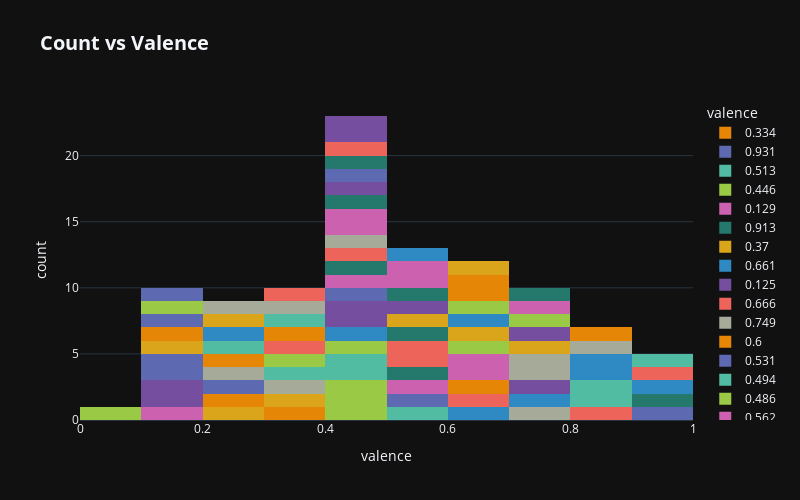

Notebook code cell kept with this figure:
### Code cell
Features_copy = Features.copy()
Features_copy['valence'] = \
    Features_copy['valence'].fillna('Null')

fig=px.histogram(Features_copy,
                 x = 'valence',
                 color = 'valence',
                 title="<b>Count vs Valence",
                 color_discrete_sequence=px.colors.qualitative.Vivid,
                 width=800, height=500)
fig.update_layout(template="plotly_dark")
fig.update_layout(title_font_size=20)
fig.show()

### Figure 1 — Plotly figure (JSON) as saved in the notebook; plotly's stock layout.template omitted (floating-point values rounded to 4 significant figures)
{"data": [{"alignmentgroup": "True", "bingroup": "x", "hovertemplate": "valence=%{x}<br>count=%{y}<extra></extra>", "legendgroup": "0.334", "marker": {"color": "rgb(229, 134, 6)", "pattern": {"shape": ""}}, "name": "0.334", "offsetgroup": "0.334", "orientation": "v", "showlegend": true, "type": "histogram", "x": [0.334], "xaxis": "x", "yaxis": "y"}, {"alignmentgroup": "True", "bingroup": "x", "hovertemplate": "valence=%{x}<br>count=%{y}<extra></extra>", "legendgroup": "0.931", "marker": {"color": "rgb(93, 105, 177)", "pattern": {"shape": ""}}, "name": "0.931", "offsetgroup": "0.931", "orientation": "v", "showlegend": true, "type": "histogram", "x": [0.931], "xaxis": "x", "yaxis": "y"}, {"alignmentgroup": "True", "bingroup": "x", "hovertemplate": "valence=%{x}<br>count=%{y}<extra></extra>", "legendgroup": "0.513", "marker": {"color": "rgb(82, 188, 163)", "pattern": {"shape": ""}}, "name": "0.513", "offsetgroup": "0.513", "orientation": "v", "showlegend": true, "type": "histogram", "x": [0.513], "xaxis": "x", "yaxis": "y"}, {"alignmentgroup": "True", "bingroup": "x", "hovertemplate": "valence=%{x}<br>count=%{y}<extra></extra>", "legendgroup": "0.446", "marker": {"color": "rgb(153, 201, 69)", "pattern": {"shape": ""}}, "name": "0.446", "offsetgroup": "0.446", "orientation": "v", "showlegend": true, "type": "histogram", "x": [0.446, 0.446, 0.446], "xaxis": "x", "yaxis": "y"}, {"alignmentgroup": "True", "bingroup": "x", "hovertemplate": "valence=%{x}<br>count=%{y}<extra></extra>", "legendgroup": "0.129", "marker": {"color": "rgb(204, 97, 176)", "pattern": {"shape": ""}}, "name": "0.129", "offsetgroup": "0.129", "orientation": "v", "showlegend": true, "type": "histogram", "x": [0.129], "xaxis": "x", "yaxis": "y"}, {"alignmentgroup": "True", "bingroup": "x", "hovertemplate": "valence=%{x}<br>count=%{y}<extra></extra>", "legendgroup": "0.913", "marker": {"color": "rgb(36, 121, 108)", "pattern": {"shape": ""}}, "name": "0.913", "offsetgroup": "0.913", "orientation": "v", "showlegend": true, "type": "histogram", "x": [0.913], "xaxis": "x", "yaxis": "y"}, {"alignmentgroup": "True", "bingroup": "x", "hovertemplate": "valence=%{x}<br>count=%{y}<extra></extra>", "legendgroup": "0.37", "marker": {"color": "rgb(218, 165, 27)", "pattern": {"shape": ""}}, "name": "0.37", "offsetgroup": "0.37", "orientation": "v", "showlegend": true, "type": "histogram", "x": [0.37], "xaxis": "x", "yaxis": "y"}, {"alignmentgroup": "True", "bingroup": "x", "hovertemplate": "valence=%{x}<br>count=%{y}<extra></extra>", "legendgroup": "0.661", "marker": {"color": "rgb(47, 138, 196)", "pattern": {"shape": ""}}, "name": "0.661", "offsetgroup": "0.661", "orientation": "v", "showlegend": true, "type": "histogram", "x": [0.661], "xaxis": "x", "yaxis": "y"}, {"alignmentgroup": "True", "bingroup": "x", "hovertemplate": "valence=%{x}<br>count=%{y}<extra></extra>", "legendgroup": "0.125", "marker": {"color": "rgb(118, 78, 159)", "pattern": {"shape": ""}}, "name": "0.125", "offsetgroup": "0.125", "orientation": "v", "showlegend": true, "type": "histogram", "x": [0.125], "xaxis": "x", "yaxis": "y"}, {"alignmentgroup": "True", "bingroup": "x", "hovertemplate": "valence=%{x}<br>count=%{y}<extra></extra>", "legendgroup": "0.666", "marker": {"color": "rgb(237, 100, 90)", "pattern": {"shape": ""}}, "name": "0.666", "offsetgroup": "0.666", "orientation": "v", "showlegend": true, "type": "histogram", "x": [0.666], "xaxis": "x", "yaxis": "y"}, {"alignmentgroup": "True", "bingroup": "x", "hovertemplate": "valence=%{x}<br>count=%{y}<extra></extra>", "legendgroup": "0.749", "marker": {"color": "rgb(165, 170, 153)", "pattern": {"shape": ""}}, "name": "0.749", "offsetgroup": "0.749", "orientation": "v", "showlegend": true, "type": "histogram", "x": [0.749], "xaxis": "x", "yaxis": "y"}, {"alignmentgroup": "True", "bingroup": "x", "hovertemplate": "valence=%{x}<br>count=%{y}<extra></extra>", "legendgroup": "0.6", "marker": {"color": "rgb(229, 134, 6)", "pattern": {"shape": ""}}, "name": "0.6", "offsetgroup": "0.6", "orientation": "v", "showlegend": true, "type": "histogram", "x": [0.6], "xaxis": "x", "yaxis": "y"}, {"alignmentgroup": "True", "bingroup": "x", "hovertemplate": "valence=%{x}<br>count=%{y}<extra></extra>", "legendgroup": "0.531", "marker": {"color": "rgb(93, 105, 177)", "pattern": {"shape": ""}}, "name": "0.531", "offsetgroup": "0.531", "orientation": "v", "showlegend": true, "type": "histogram", "x": [0.531], "xaxis": "x", "yaxis": "y"}, {"alignmentgroup": "True", "bingroup": "x", "hovertemplate": "valence=%{x}<br>count=%{y}<extra></extra>", "legendgroup": "0.494", "marker": {"color": "rgb(82, 188, 163)", "pattern": {"shape": ""}}, "name": "0.494", "offsetgroup": "0.494", "orientation": "v", "showlegend": true, "type": "histogram", "x": [0.494, 0.494], "xaxis": "x", "yaxis": "y"}, {"alignmentgroup": "True", "bingroup": "x", "hovertemplate": "valence=%{x}<br>count=%{y}<extra></extra>", "legendgroup": "0.486", "marker": {"color": "rgb(153, 201, 69)", "pattern": {"shape": ""}}, "name": "0.486", "offsetgroup": "0.486", "orientation": "v", "showlegend": true, "type": "histogram", "x": [0.486], "xaxis": "x", "yaxis": "y"}, {"alignmentgroup": "True", "bingroup": "x", "hovertemplate": "valence=%{x}<br>count=%{y}<extra></extra>", "legendgroup": "0.562", "marker": {"color": "rgb(204, 97, 176)", "pattern": {"shape": ""}}, "name": "0.562", "offsetgroup": "0.562", "orientation": "v", "showlegend": true, "type": "histogram", "x": [0.562], "xaxis": "x", "yaxis": "y"}, {"alignmentgroup": "True", "bingroup": "x", "hovertemplate": "valence=%{x}<br>count=%{y}<extra></extra>", "legendgroup": "0.591", "marker": {"color": "rgb(36, 121, 108)", "pattern": {"shape": ""}}, "name": "0.591", "offsetgroup": "0.591", "orientation": "v", "showlegend": true, "type": "histogram", "x": [0.591], "xaxis": "x", "yaxis": "y"}, {"alignmentgroup": "True", "bingroup": "x", "hovertemplate": "valence=%{x}<br>count=%{y}<extra></extra>", "legendgroup": "0.218", "marker": {"color": "rgb(218, 165, 27)", "pattern": {"shape": ""}}, "name": "0.218", "offsetgroup": "0.218", "orientation": "v", "showlegend": true, "type": "histogram", "x": [0.218], "xaxis": "x", "yaxis": "y"}, {"alignmentgroup": "True", "bingroup": "x", "hovertemplate": "valence=%{x}<br>count=%{y}<extra></extra>", "legendgroup": "0.707", "marker": {"color": "rgb(47, 138, 196)", "pattern": {"shape": ""}}, "name": "0.707", "offsetgroup": "0.707", "orientation": "v", "showlegend": true, "type": "histogram", "x": [0.707], "xaxis": "x", "yaxis": "y"}, {"alignmentgroup": "True", "bingroup": "x", "hovertemplate": "valence=%{x}<br>count=%{y}<extra></extra>", "legendgroup": "0.12", "marker": {"color": "rgb(118, 78, 159)", "pattern": {"shape": ""}}, "name": "0.12", "offsetgroup": "0.12", "orientation": "v", "showlegend": true, "type": "histogram", "x": [0.12], "xaxis": "x", "yaxis": "y"}, {"alignmentgroup": "True", "bingroup": "x", "hovertemplate": "valence=%{x}<br>count=%{y}<extra></extra>", "legendgroup": "0.557", "marker": {"color": "rgb(237, 100, 90)", "pattern": {"shape": ""}}, "name": "0.557", "offsetgroup": "0.557", "orientation": "v", "showlegend": true, "type": "histogram", "x": [0.557, 0.557], "xaxis": "x", "yaxis": "y"}, {"alignmentgroup": "True", "bingroup": "x", "hovertemplate": "valence=%{x}<br>count=%{y}<extra></extra>", "legendgroup": "0.357", "marker": {"color": "rgb(165, 170, 153)", "pattern": {"shape": ""}}, "name": "0.357", "offsetgroup": "0.357", "orientation": "v", "showlegend": true, "type": "histogram", "x": [0.357], "xaxis": "x", "yaxis": "y"}, {"alignmentgroup": "True", "bingroup": "x", "hovertemplate": "valence=%{x}<br>count=%{y}<extra></extra>", "legendgroup": "0.22", "marker": {"color": "rgb(229, 134, 6)", "pattern": {"shape": ""}}, "name": "0.22", "offsetgroup": "0.22", "orientation": "v", "showlegend": true, "type": "histogram", "x": [0.22], "xaxis": "x", "yaxis": "y"}, {"alignmentgroup": "True", "bingroup": "x", "hovertemplate": "valence=%{x}<br>count=%{y}<extra></extra>", "legendgroup": "0.228", "marker": {"color": "rgb(93, 105, 177)", "pattern": {"shape": ""}}, "name": "0.228", "offsetgroup": "0.228", "orientation": "v", "showlegend": true, "type": "histogram", "x": [0.228], "xaxis": "x", "yaxis": "y"}, {"alignmentgroup": "True", "bingroup": "x", "hovertemplate": "valence=%{x}<br>count=%{y}<extra></extra>", "legendgroup": "0.398", "marker": {"color": "rgb(82, 188, 163)", "pattern": {"shape": ""}}, "name": "0.398", "offsetgroup": "0.398", "orientation": "v", "showlegend": true, "type": "histogram", "x": [0.398], "xaxis": "x", "yaxis": "y"}, {"alignmentgroup": "True", "bingroup": "x", "hovertemplate": "valence=%{x}<br>count=%{y}<extra></extra>", "legendgroup": "0.323", "marker": {"color": "rgb(153, 201, 69)", "pattern": {"shape": ""}}, "name": "0.323", "offsetgroup": "0.323", "orientation": "v", "showlegend": true, "type": "histogram", "x": [0.323], "xaxis": "x", "yaxis": "y"}, {"alignmentgroup": "True", "bingroup": "x", "hovertemplate": "valence=%{x}<br>count=%{y}<extra></extra>", "legendgroup": "0.662", "marker": {"color": "rgb(204, 97, 176)", "pattern": {"shape": ""}}, "name": "0.662", "offsetgroup": "0.662", "orientation": "v", "showlegend": true, "type": "histogram", "x": [0.662, 0.662], "xaxis": "x", "yaxis": "y"}, {"alignmentgroup": "True", "bingroup": "x", "hovertemplate": "valence=%{x}<br>count=%{y}<extra></extra>", "legendgroup": "0.515", "marker": {"color": "rgb(36, 121, 108)", "pattern": {"shape": ""}}, "name": "0.515", "offsetgroup": "0.515", "orientation": "v", "showlegend": true, "type": "histogram", "x": [0.515], "xaxis": "x", "yaxis": "y"}, {"alignmentgroup": "True", "bingroup": "x", "hovertemplate": "valence=%{x}<br>count=%{y}<extra></extra>", "legendgroup": "0.553", "marker": {"color": "rgb(218, 165, 27)", "pattern": {"shape": ""}}, "name": "0.553", "offsetgroup": "0.553", "orientation": "v", "showlegend": true, "type": "histogram", "x": [0.553], "xaxis": "x", "yaxis": "y"}, {"alignmentgroup": "True", "bingroup": "x", "hovertemplate": "valence=%{x}<br>count=%{y}<extra></extra>", "legendgroup": "0.473", "marker": {"color": "rgb(47, 138, 196)", "pattern": {"shape": ""}}, "name": "0.473", "offsetgroup": "0.473", "orientation": "v", "showlegend": true, "type": "histogram", "x": [0.473], "xaxis": "x", "yaxis": "y"}, {"alignmentgroup": "True", "bingroup": "x", "hovertemplate": "valence=%{x}<br>count=%{y}<extra></extra>", "legendgroup": "0.437", "marker": {"color": "rgb(118, 78, 159)", "pattern": {"shape": ""}}, "name": "0.437", "offsetgroup": "0.437", "orientation": "v", "showlegend": true, "type": "histogram", "x": [0.437, 0.437], "xaxis": "x", "yaxis": "y"}, {"alignmentgroup": "True", "bingroup": "x", "hovertemplate": "valence=%{x}<br>count=%{y}<extra></extra>", "legendgroup": "0.331", "marker": {"color": "rgb(237, 100, 90)", "pattern": {"shape": ""}}, "name": "0.331", "offsetgroup": "0.331", "orientation": "v", "showlegend": true, "type": "histogram", "x": [0.331], "xaxis": "x", "yaxis": "y"}, {"alignmentgroup": "True", "bingroup": "x", "hovertemplate": "valence=%{x}<br>count=%{y}<extra></extra>", "legendgroup": "0.259", "marker": {"color": "rgb(165, 170, 153)", "pattern": {"shape": ""}}, "name": "0.259", "offsetgroup": "0.259", "orientation": "v", "showlegend": true, "type": "histogram", "x": [0.259], "xaxis": "x", "yaxis": "y"}, {"alignmentgroup": "True", "bingroup": "x", "hovertemplate": "valence=%{x}<br>count=%{y}<extra></extra>", "legendgroup": "0.327", "marker": {"color": "rgb(229, 134, 6)", "pattern": {"shape": ""}}, "name": "0.327", "offsetgroup": "0.327", "orientation": "v", "showlegend": true, "type": "histogram", "x": [0.327], "xaxis": "x", "yaxis": "y"}, {"alignmentgroup": "True", "bingroup": "x", "hovertemplate": "valence=%{x}<br>count=%{y}<extra></extra>", "legendgroup": "0.43", "marker": {"color": "rgb(93, 105, 177)", "pattern": {"shape": ""}}, "name": "0.43", "offsetgroup": "0.43", "orientation": "v", "showlegend": true, "type": "histogram", "x": [0.43], "xaxis": "x", "yaxis": "y"}, {"alignmentgroup": "True", "bingroup": "x", "hovertemplate": "valence=%{x}<br>count=%{y}<extra></extra>", "legendgroup": "0.394", "marker": {"color": "rgb(82, 188, 163)", "pattern": {"shape": ""}}, "name": "0.394", "offsetgroup": "0.394", "orientation": "v", "showlegend": true, "type": "histogram", "x": [0.394], "xaxis": "x", "yaxis": "y"}, {"alignmentgroup": "True", "bingroup": "x", "hovertemplate": "valence=%{x}<br>count=%{y}<extra></extra>", "legendgroup": "0.648", "marker": {"color": "rgb(153, 201, 69)", "pattern": {"shape": ""}}, "name": "0.648", "offsetgroup": "0.648", "orientation": "v", "showlegend": true, "type": "histogram", "x": [0.648], "xaxis": "x", "yaxis": "y"}, {"alignmentgroup": "True", "bingroup": "x", "hovertemplate": "valence=%{x}<br>count=%{y}<extra></extra>", "legendgroup": "0.401", "marker": {"color": "rgb(204, 97, 176)", "pattern": {"shape": ""}}, "name": "0.401", "offsetgroup": "0.401", "orientation": "v", "showlegend": true, "type": "histogram", "x": [0.401], "xaxis": "x", "yaxis": "y"}, {"alignmentgroup": "True", "bingroup": "x", "hovertemplate": "valence=%{x}<br>count=%{y}<extra></extra>", "legendgroup": "0.477", "marker": {"color": "rgb(36, 121, 108)", "pattern": {"shape": ""}}, "name": "0.477", "offsetgroup": "0.477", "orientation": "v", "showlegend": true, "type": "histogram", "x": [0.477], "xaxis": "x", "yaxis": "y"}, {"alignmentgroup": "True", "bingroup": "x", "hovertemplate": "valence=%{x}<br>count=%{y}<extra></extra>", "legendgroup": "0.608", "marker": {"color": "rgb(218, 165, 27)", "pattern": {"shape": ""}}, "name": "0.608", "offsetgroup": "0.608", "orientation": "v", "showlegend": true, "type": "histogram", "x": [0.608], "xaxis": "x", "yaxis": "y"}, {"alignmentgroup": "True", "bingroup": "x", "hovertemplate": "valence=%{x}<br>count=%{y}<extra></extra>", "legendgroup": "0.643", "marker": {"color": "rgb(47, 138, 196)", "pattern": {"shape": ""}}, "name": "0.643", "offsetgroup": "0.643", "orientation": "v", "showlegend": true, "type": "histogram", "x": [0.643], "xaxis": "x", "yaxis": "y"}, {"alignmentgroup": "True", "bingroup": "x", "hovertemplate": "valence=%{x}<br>count=%{y}<extra></extra>", "legendgroup": "0.51", "marker": {"color": "rgb(118, 78, 159)", "pattern": {"shape": ""}}, "name": "0.51", "offsetgroup": "0.51", "orientation": "v", "showlegend": true, "type": "histogram", "x": [0.51], "xaxis": "x", "yaxis": "y"}, {"alignmentgroup": "True", "bingroup": "x", "hovertemplate": "valence=%{x}<br>count=%{y}<extra></extra>", "legendgroup": "0.472", "marker": {"color": "rgb(237, 100, 90)", "pattern": {"shape": ""}}, "name": "0.472", "offsetgroup": "0.472", "orientation": "v", "showlegend": true, "type": "histogram", "x": [0.472], "xaxis": "x", "yaxis": "y"}, {"alignmentgroup": "True", "bingroup": "x", "hovertemplate": "valence=%{x}<br>count=%{y}<extra></extra>", "legendgroup": "0.421", "marker": {"color": "rgb(165, 170, 153)", "pattern": {"shape": ""}}, "name": "0.421", "offsetgroup": "0.421", "orientation": "v", "showlegend": true, "type": "histogram", "x": [0.421], "xaxis": "x", "yaxis": "y"}, {"alignmentgroup": "True", "bingroup": "x", "hovertemplate": "valence=%{x}<br>count=%{y}<extra></extra>", "legendgroup": "0.243", "marker": {"color": "rgb(229, 134, 6)", "pattern": {"shape": ""}}, "name": "0.243", "offsetgroup": "0.243", "orientation": "v", "showlegend": true, "type": "histogram", "x": [0.243], "xaxis": "x", "yaxis": "y"}, {"alignmentgroup": "True", "bingroup": "x", "hovertemplate": "valence=%{x}<br>count=%{y}<extra></extra>", "legendgroup": "0.137", "marker": {"color": "rgb(93, 105, 177)", "pattern": {"shape": ""}}, "name": "0.137", "offsetgroup": "0.137", "orientation": "v", "showlegend": true, "type": "histogram", "x": [0.137, 0.137], "xaxis": "x", "yaxis": "y"}, {"alignmentgroup": "True", "bingroup": "x", "hovertemplate": "valence=%{x}<br>count=%{y}<extra></extra>", "legendgroup": "0.219", "marker": {"color": "rgb(82, 188, 163)", "pattern": {"shape": ""}}, "name": "0.219", "offsetgroup": "0.219", "orientation": "v", "showlegend": true, "type": "histogram", "x": [0.219], "xaxis": "x", "yaxis": "y"}, {"alignmentgroup": "True", "bingroup": "x", "hovertemplate": "valence=%{x}<br>count=%{y}<extra></extra>", "legendgroup": "0.688", "marker": {"color": "rgb(153, 201, 69)", "pattern": {"shape": ""}}, "name": "0.688", "offsetgroup": "0.688", "orientation": "v", "showlegend": true, "type": "histogram", "x": [0.688], "xaxis": "x", "yaxis": "y"}, {"alignmentgroup": "True", "bingroup": "x", "hovertemplate": "valence=%{x}<br>count=%{y}<extra></extra>", "legendgroup": "0.492", "marker": {"color": "rgb(204, 97, 176)", "pattern": {"shape": ""}}, "name": "0.492", "offsetgroup": "0.492", "orientation": "v", "showlegend": true, "type": "histogram", "x": [0.492, 0.492], "xaxis": "x", "yaxis": "y"}, {"alignmentgroup": "True", "bingroup": "x", "hovertemplate": "valence=%{x}<br>count=%{y}<extra></extra>", "legendgroup": "0.592", "marker": {"color": "rgb(36, 121, 108)", "pattern": {"shape": ""}}, "name": "0.592", "offsetgroup": "0.592", "orientation": "v", "showlegend": true, "type": "histogram", "x": [0.592], "xaxis": "x", "yaxis": "y"}, {"alignmentgroup": "True", "bingroup": "x", "hovertemplate": "valence=%{x}<br>count=%{y}<extra></extra>", "legendgroup": "0.163", "marker": {"color": "rgb(218, 165, 27)", "pattern": {"shape": ""}}, "name": "0.163", "offsetgroup": "0.163", "orientation": "v", "showlegend": true, "type": "histogram", "x": [0.163], "xaxis": "x", "yaxis": "y"}, {"alignmentgroup": "True", "bingroup": "x", "hovertemplate": "valence=%{x}<br>count=%{y}<extra></extra>", "legendgroup": "0.274", "marker": {"color": "rgb(47, 138, 196)", "pattern": {"shape": ""}}, "name": "0.274", "offsetgroup": "0.274", "orientation": "v", "showlegend": true, "type": "histogram", "x": [0.274], "xaxis": "x", "yaxis": "y"}, {"alignmentgroup": "True", "bingroup": "x", "hovertemplate": "valence=%{x}<br>count=%{y}<extra></extra>", "legendgroup": "0.747", "marker": {"color": "rgb(118, 78, 159)", "pattern": {"shape": ""}}, "name": "0.747", "offsetgroup": "0.747", "orientation": "v", "showlegend": true, "type": "histogram", "x": [0.747], "xaxis": "x", "yaxis": "y"}, {"alignmentgroup": "True", "bingroup": "x", "hovertemplate": "valence=%{x}<br>count=%{y}<extra></extra>", "legendgroup": "0.863", "marker": {"color": "rgb(237, 100, 90)", "pattern": {"shape": ""}}, "name": "0.863", "offsetgroup": "0.863", "orientation": "v", "showlegend": true, "type": "histogram", "x": [0.863], "xaxis": "x", "yaxis": "y"}, {"alignmentgroup": "True", "bingroup": "x", "hovertemplate": "valence=%{x}<br>count=%{y}<extra></extra>", "legendgroup": "0.341", "marker": {"color": "rgb(165, 170, 153)", "pattern": {"shape": ""}}, "name": "0.341", "offsetgroup": "0.341", "orientation": "v", "showlegend": true, "type": "histogram", "x": [0.341], "xaxis": "x", "yaxis": "y"}, {"alignmentgroup": "True", "bingroup": "x", "hovertemplate": "valence=%{x}<br>count=%{y}<extra></extra>", "legendgroup": "0.184", "marker": {"color": "rgb(229, 134, 6)", "pattern": {"shape": ""}}, "name": "0.184", "offsetgroup": "0.184", "orientation": "v", "showlegend": true, "type": "histogram", "x": [0.184], "xaxis": "x", "yaxis": "y"}, {"alignmentgroup": "True", "bingroup": "x", "hovertemplate": "valence=%{x}<br>count=%{y}<extra></extra>", "legendgroup": "0.159", "marker": {"color": "rgb(93, 105, 177)", "pattern": {"shape": ""}}, "name": "0.159", "offsetgroup": "0.159", "orientation": "v", "showlegend": true, "type": "histogram", "x": [0.159], "xaxis": "x", "yaxis": "y"}, {"alignmentgroup": "True", "bingroup": "x", "hovertemplate": "valence=%{x}<br>count=%{y}<extra></extra>", "legendgroup": "0.894", "marker": {"color": "rgb(82, 188, 163)", "pattern": {"shape": ""}}, "name": "0.894", "offsetgroup": "0.894", "orientation": "v", "showlegend": true, "type": "histogram", "x": [0.894], "xaxis": "x", "yaxis": "y"}, {"alignmentgroup": "True", "bingroup": "x", "hovertemplate": "valence=%{x}<br>count=%{y}<extra></extra>", "legendgroup": "0.0612", "marker": {"color": "rgb(153, 201, 69)", "pattern": {"shape": ""}}, "name": "0.0612", "offsetgroup": "0.0612", "orientation": "v", "showlegend": true, "type": "histogram", "x": [0.0612], "xaxis": "x", "yaxis": "y"}, {"alignmentgroup": "True", "bingroup": "x", "hovertemplate": "valence=%{x}<br>count=%{y}<extra></extra>", "legendgroup": "0.556", "marker": {"color": "rgb(204, 97, 176)", "pattern": {"shape": ""}}, "name": "0.556", "offsetgroup": "0.556", "orientation": "v", "showlegend": true, "type": "histogram", "x": [0.556], "xaxis": "x", "yaxis": "y"}, {"alignmentgroup": "True", "bingroup": "x", "hovertemplate": "valence=%{x}<br>count=%{y}<extra></extra>", "legendgroup": "0.428", "marker": {"color": "rgb(36, 121, 108)", "pattern": {"shape": ""}}, "name": "0.428", "offsetgroup": "0.428", "orientation": "v", "showlegend": true, "type": "histogram", "x": [0.428], "xaxis": "x", "yaxis": "y"}, {"alignmentgroup": "True", "bingroup": "x", "hovertemplate": "valence=%{x}<br>count=%{y}<extra></extra>", "legendgroup": "0.236", "marker": {"color": "rgb(218, 165, 27)", "pattern": {"shape": ""}}, "name": "0.236", "offsetgroup": "0.236", "orientation": "v", "showlegend": true, "type": "histogram", "x": [0.236], "xaxis": "x", "yaxis": "y"}, {"alignmentgroup": "True", "bingroup": "x", "hovertemplate": "valence=%{x}<br>count=%{y}<extra></extra>", "legendgroup": "0.928", "marker": {"color": "rgb(47, 138, 196)", "pattern": {"shape": ""}}, "name": "0.928", "offsetgroup": "0.928", "orientation": "v", "showlegend": true, "type": "histogram", "x": [0.928], "xaxis": "x", "yaxis": "y"}, {"alignmentgroup": "True", "bingroup": "x", "hovertemplate": "valence=%{x}<br>count=%{y}<extra></extra>", "legendgroup": "0.476", "marker": {"color": "rgb(118, 78, 159)", "pattern": {"shape": ""}}, "name": "0.476", "offsetgroup": "0.476", "orientation": "v", "showlegend": true, "type": "histogram", "x": [0.476], "xaxis": "x", "yaxis": "y"}, {"alignmentgroup": "True", "bingroup": "x", "hovertemplate": "valence=%{x}<br>count=%{y}<extra></extra>", "legendgroup": "0.915", "marker": {"color": "rgb(237, 100, 90)", "pattern": {"shape": ""}}, "name": "0.915", "offsetgroup": "0.915", "orientation": "v", "showlegend": true, "type": "histogram", "x": [0.915], "xaxis": "x", "yaxis": "y"}, {"alignmentgroup": "True", "bingroup": "x", "hovertemplate": "valence=%{x}<br>count=%{y}<extra></extra>", "legendgroup": "0.71", "marker": {"color": "rgb(165, 170, 153)", "pattern": {"shape": ""}}, "name": "0.71", "offsetgroup": "0.71", "orientation": "v", "showlegend": true, "type": "histogram", "x": [0.71, 0.71], "xaxis": "x", "yaxis": "y"}, {"alignmentgroup": "True", "bingroup": "x", "hovertemplate": "valence=%{x}<br>count=%{y}<extra></extra>", "legendgroup": "0.674", "marker": {"color": "rgb(229, 134, 6)", "pattern": {"shape": ""}}, "name": "0.674", "offsetgroup": "0.674", "orientation": "v", "showlegend": true, "type": "histogram", "x": [0.674], "xaxis": "x", "yaxis": "y"}, {"alignmentgroup": "True", "bingroup": "x", "hovertemplate": "valence=%{x}<br>count=%{y}<extra></extra>", "legendgroup": "0.412", "marker": {"color": "rgb(93, 105, 177)", "pattern": {"shape": ""}}, "name": "0.412", "offsetgroup": "0.412", "orientation": "v", "showlegend": true, "type": "histogram", "x": [0.412], "xaxis": "x", "yaxis": "y"}, {"alignmentgroup": "True", "bingroup": "x", "hovertemplate": "valence=%{x}<br>count=%{y}<extra></extra>", "legendgroup": "0.843", "marker": {"color": "rgb(82, 188, 163)", "pattern": {"shape": ""}}, "name": "0.843", "offsetgroup": "0.843", "orientation": "v", "showlegend": true, "type": "histogram", "x": [0.843], "xaxis": "x", "yaxis": "y"}, {"alignmentgroup": "True", "bingroup": "x", "hovertemplate": "valence=%{x}<br>count=%{y}<extra></extra>", "legendgroup": "0.145", "marker": {"color": "rgb(153, 201, 69)", "pattern": {"shape": ""}}, "name": "0.145", "offsetgroup": "0.145", "orientation": "v", "showlegend": true, "type": "histogram", "x": [0.145], "xaxis": "x", "yaxis": "y"}, {"alignmentgroup": "True", "bingroup": "x", "hovertemplate": "valence=%{x}<br>count=%{y}<extra></extra>", "legendgroup": "0.532", "marker": {"color": "rgb(204, 97, 176)", "pattern": {"shape": ""}}, "name": "0.532", "offsetgroup": "0.532", "orientation": "v", "showlegend": true, "type": "histogram", "x": [0.532], "xaxis": "x", "yaxis": "y"}, {"alignmentgroup": "True", "bingroup": "x", "hovertemplate": "valence=%{x}<br>count=%{y}<extra></extra>", "legendgroup": "0.405", "marker": {"color": "rgb(36, 121, 108)", "pattern": {"shape": ""}}, "name": "0.405", "offsetgroup": "0.405", "orientation": "v", "showlegend": true, "type": "histogram", "x": [0.405], "xaxis": "x", "yaxis": "y"}, {"alignmentgroup": "True", "bingroup": "x", "hovertemplate": "valence=%{x}<br>count=%{y}<extra></extra>", "legendgroup": "0.733", "marker": {"color": "rgb(218, 165, 27)", "pattern": {"shape": ""}}, "name": "0.733", "offsetgroup": "0.733", "orientation": "v", "showlegend": true, "type": "histogram", "x": [0.733], "xaxis": "x", "yaxis": "y"}, {"alignmentgroup": "True", "bingroup": "x", "hovertemplate": "valence=%{x}<br>count=%{y}<extra></extra>", "legendgroup": "0.816", "marker": {"color": "rgb(47, 138, 196)", "pattern": {"shape": ""}}, "name": "0.816", "offsetgroup": "0.816", "orientation": "v", "showlegend": true, "type": "histogram", "x": [0.816, 0.816], "xaxis": "x", "yaxis": "y"}, {"alignmentgroup": "True", "bingroup": "x", "hovertemplate": "valence=%{x}<br>count=%{y}<extra></extra>", "legendgroup": "0.711", "marker": {"color": "rgb(118, 78, 159)", "pattern": {"shape": ""}}, "name": "0.711", "offsetgroup": "0.711", "orientation": "v", "showlegend": true, "type": "histogram", "x": [0.711], "xaxis": "x", "yaxis": "y"}, {"alignmentgroup": "True", "bingroup": "x", "hovertemplate": "valence=%{x}<br>count=%{y}<extra></extra>", "legendgroup": "0.434", "marker": {"color": "rgb(237, 100, 90)", "pattern": {"shape": ""}}, "name": "0.434", "offsetgroup": "0.434", "orientation": "v", "showlegend": true, "type": "histogram", "x": [0.434], "xaxis": "x", "yaxis": "y"}, {"alignmentgroup": "True", "bingroup": "x", "hovertemplate": "valence=%{x}<br>count=%{y}<extra></extra>", "legendgroup": "0.86", "marker": {"color": "rgb(165, 170, 153)", "pattern": {"shape": ""}}, "name": "0.86", "offsetgroup": "0.86", "orientation": "v", "showlegend": true, "type": "histogram", "x": [0.86], "xaxis": "x", "yaxis": "y"}, {"alignmentgroup": "True", "bingroup": "x", "hovertemplate": "valence=%{x}<br>count=%{y}<extra></extra>", "legendgroup": "0.642", "marker": {"color": "rgb(229, 134, 6)", "pattern": {"shape": ""}}, "name": "0.642", "offsetgroup": "0.642", "orientation": "v", "showlegend": true, "type": "histogram", "x": [0.642], "xaxis": "x", "yaxis": "y"}, {"alignmentgroup": "True", "bingroup": "x", "hovertemplate": "valence=%{x}<br>count=%{y}<extra></extra>", "legendgroup": "0.1", "marker": {"color": "rgb(93, 105, 177)", "pattern": {"shape": ""}}, "name": "0.1", "offsetgroup": "0.1", "orientation": "v", "showlegend": true, "type": "histogram", "x": [0.1], "xaxis": "x", "yaxis": "y"}, {"alignmentgroup": "True", "bingroup": "x", "hovertemplate": "valence=%{x}<br>count=%{y}<extra></extra>", "legendgroup": "0.969", "marker": {"color": "rgb(82, 188, 163)", "pattern": {"shape": ""}}, "name": "0.969", "offsetgroup": "0.969", "orientation": "v", "showlegend": true, "type": "histogram", "x": [0.969], "xaxis": "x", "yaxis": "y"}, {"alignmentgroup": "True", "bingroup": "x", "hovertemplate": "valence=%{x}<br>count=%{y}<extra></extra>", "legendgroup": "0.755", "marker": {"color": "rgb(153, 201, 69)", "pattern": {"shape": ""}}, "name": "0.755", "offsetgroup": "0.755", "orientation": "v", "showlegend": true, "type": "histogram", "x": [0.755], "xaxis": "x", "yaxis": "y"}, {"alignmentgroup": "True", "bingroup": "x", "hovertemplate": "valence=%{x}<br>count=%{y}<extra></extra>", "legendgroup": "0.732", "marker": {"color": "rgb(204, 97, 176)", "pattern": {"shape": ""}}, "name": "0.732", "offsetgroup": "0.732", "orientation": "v", "showlegend": true, "type": "histogram", "x": [0.732], "xaxis": "x", "yaxis": "y"}, {"alignmentgroup": "True", "bingroup": "x", "hovertemplate": "valence=%{x}<br>count=%{y}<extra></extra>", "legendgroup": "0.72", "marker": {"color": "rgb(36, 121, 108)", "pattern": {"shape": ""}}, "name": "0.72", "offsetgroup": "0.72", "orientation": "v", "showlegend": true, "type": "histogram", "x": [0.72], "xaxis": "x", "yaxis": "y"}, {"alignmentgroup": "True", "bingroup": "x", "hovertemplate": "valence=%{x}<br>count=%{y}<extra></extra>", "legendgroup": "0.62", "marker": {"color": "rgb(218, 165, 27)", "pattern": {"shape": ""}}, "name": "0.62", "offsetgroup": "0.62", "orientation": "v", "showlegend": true, "type": "histogram", "x": [0.62], "xaxis": "x", "yaxis": "y"}, {"alignmentgroup": "True", "bingroup": "x", "hovertemplate": "valence=%{x}<br>count=%{y}<extra></extra>", "legendgroup": "0.505", "marker": {"color": "rgb(47, 138, 196)", "pattern": {"shape": ""}}, "name": "0.505", "offsetgroup": "0.505", "orientation": "v", "showlegend": true, "type": "histogram", "x": [0.505], "xaxis": "x", "yaxis": "y"}, {"alignmentgroup": "True", "bingroup": "x", "hovertemplate": "valence=%{x}<br>count=%{y}<extra></extra>", "legendgroup": "0.419", "marker": {"color": "rgb(118, 78, 159)", "pattern": {"shape": ""}}, "name": "0.419", "offsetgroup": "0.419", "orientation": "v", "showlegend": true, "type": "histogram", "x": [0.419, 0.419], "xaxis": "x", "yaxis": "y"}, {"alignmentgroup": "True", "bingroup": "x", "hovertemplate": "valence=%{x}<br>count=%{y}<extra></extra>", "legendgroup": "0.34", "marker": {"color": "rgb(237, 100, 90)", "pattern": {"shape": ""}}, "name": "0.34", "offsetgroup": "0.34", "orientation": "v", "showlegend": true, "type": "histogram", "x": [0.34], "xaxis": "x", "yaxis": "y"}, {"alignmentgroup": "True", "bingroup": "x", "hovertemplate": "valence=%{x}<br>count=%{y}<extra></extra>", "legendgroup": "0.285", "marker": {"color": "rgb(165, 170, 153)", "pattern": {"shape": ""}}, "name": "0.285", "offsetgroup": "0.285", "orientation": "v", "showlegend": true, "type": "histogram", "x": [0.285], "xaxis": "x", "yaxis": "y"}, {"alignmentgroup": "True", "bingroup": "x", "hovertemplate": "valence=%{x}<br>count=%{y}<extra></extra>", "legendgroup": "0.839", "marker": {"color": "rgb(229, 134, 6)", "pattern": {"shape": ""}}, "name": "0.839", "offsetgroup": "0.839", "orientation": "v", "showlegend": true, "type": "histogram", "x": [0.839], "xaxis": "x", "yaxis": "y"}], "layout": {"barmode": "relative", "height": 500, "legend": {"title": {"text": "valence"}, "tracegroupgap": 0}, "title": {"font": {"size": 20}, "text": "<b>Count vs Valence"}, "width": 800, "xaxis": {"anchor": "y", "categoryarray": [0.334, 0.931, 0.513, 0.446, 0.129, 0.913, 0.37, 0.661, 0.125, 0.666, 0.749, 0.6, 0.531, 0.494, 0.486, 0.562, 0.591, 0.218, 0.707, 0.12, 0.557, 0.357, 0.22, 0.228, 0.398, 0.323, 0.662, 0.515, 0.553, 0.473, 0.437, 0.331, 0.259, 0.327, 0.43, 0.394, 0.648, 0.401, 0.477, 0.608, 0.643, 0.51, 0.472, 0.421, 0.243, 0.137, 0.219, 0.688, 0.492, 0.592, 0.163, 0.274, 0.747, 0.863, 0.341, 0.184, 0.159, 0.894, 0.0612, 0.556, 0.428, 0.236, 0.928, 0.476, 0.915, 0.71, 0.674, 0.412, 0.843, 0.145, 0.532, 0.405, 0.733, 0.816, 0.711, 0.434, 0.86, 0.642, 0.1, 0.969, 0.755, 0.732, 0.72, 0.62, 0.505, 0.419, 0.34, 0.285, 0.839], "categoryorder": "array", "domain": [0, 1], "title": {"text": "valence"}}, "yaxis": {"anchor": "x", "domain": [0, 1], "title": {"text": "count"}}}}
